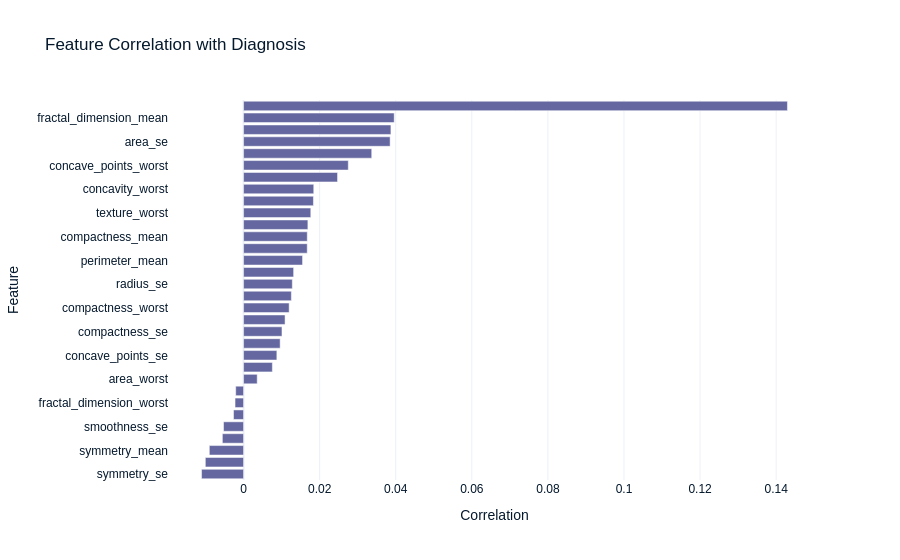

Notebook code for this chart:
### Markdown cell above
### Feature Correlation with Diagnosis

This analysis calculates the correlation between each numeric feature and the `diagnosis` variable.

The correlation coefficient measures the **strength and direction of the linear relationship** between a feature and diagnosis:

- **Positive correlation:** Higher feature values tend to be associated with higher diagnosis values.
- **Negative correlation:** Higher feature values tend to be associated with lower diagnosis values.
- **Correlation close to 0:** Indicates a weak linear relationship.

The features are sorted by their correlation with diagnosis and displayed in a horizontal bar chart. This helps identify which features have stronger or weaker linear associations with the target variable.

### Code cell
import plotly.express as px

numeric_cols = df_train.select_dtypes(
    include='number'
).columns

correlation = (
    df_train[numeric_cols]
    .corr()['diagnosis']
    .drop('diagnosis')
    .sort_values()
)

fig = px.bar(
    x=correlation.values,
    y=correlation.index,
    orientation='h',
    title='Feature Correlation with Diagnosis',
    labels={
        'x': 'Correlation',
        'y': 'Feature'
    }
)

fig.show()

### Figure 1 — Plotly figure (JSON) as saved in the notebook; plotly's stock layout.template omitted (floating-point values rounded to 4 significant figures)
{"data": [{"alignmentgroup": "True", "hovertemplate": "Correlation=%{x}<br>Feature=%{y}<extra></extra>", "legendgroup": "", "marker": {"color": "#6568a0", "pattern": {"shape": ""}}, "name": "", "offsetgroup": "", "orientation": "h", "showlegend": false, "textposition": "auto", "x": [-0.01105, -0.01005, -0.009004, -0.005577, -0.005269, -0.002642, -0.002244, -0.002073, 0.003583, 0.007571, 0.00875, 0.009618, 0.0101, 0.01091, 0.01198, 0.01256, 0.01282, 0.01316, 0.01551, 0.01673, 0.01675, 0.0169, 0.01767, 0.01836, 0.01845, 0.0247, 0.02753, 0.03369, 0.03853, 0.03873, 0.0396, 0.143], "xaxis": "x", "y": ["symmetry_se", "symmetry_worst", "symmetry_mean", "texture_se", "smoothness_se", "smoothness_mean", "fractal_dimension_worst", "perimeter_worst", "area_worst", "texture_mean", "concave_points_se", "radius_mean", "compactness_se", "fractal_dimension_se", "compactness_worst", "radius_worst", "radius_se", "concavity_se", "perimeter_mean", "patient_id", "compactness_mean", "perimeter_se", "texture_worst", "area_mean", "concavity_worst", "smoothness_worst", "concave_points_worst", "concave_points_mean", "area_se", "concavity_mean", "fractal_dimension_mean", "age"], "yaxis": "y", "type": "bar"}], "layout": {"xaxis": {"anchor": "y", "domain": [0, 1], "title": {"text": "Correlation"}}, "yaxis": {"anchor": "x", "domain": [0, 1], "title": {"text": "Feature"}}, "legend": {"tracegroupgap": 0}, "title": {"text": "Feature Correlation with Diagnosis"}, "barmode": "relative"}}
